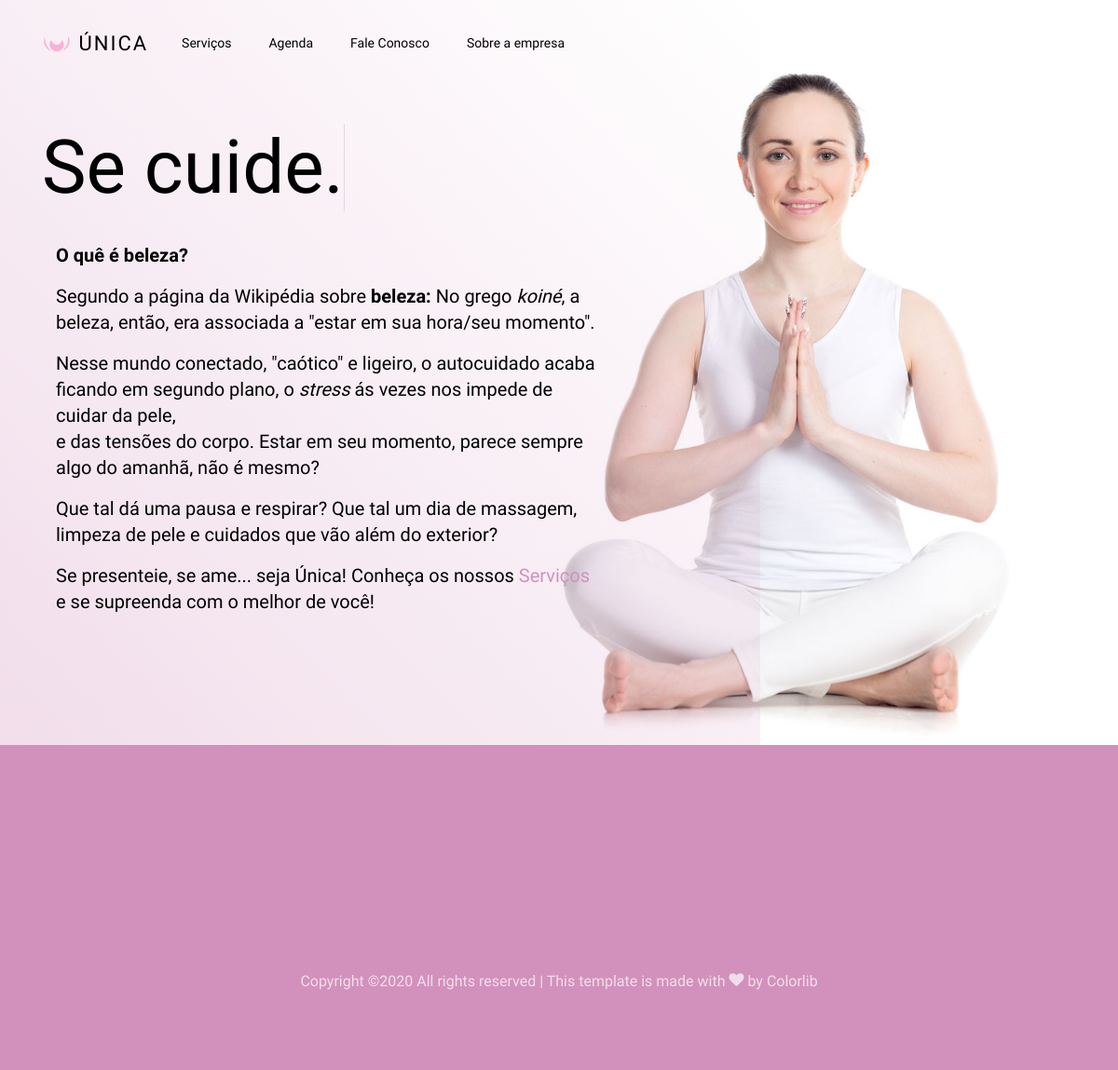
/, run on an earlier commit of the app's database.
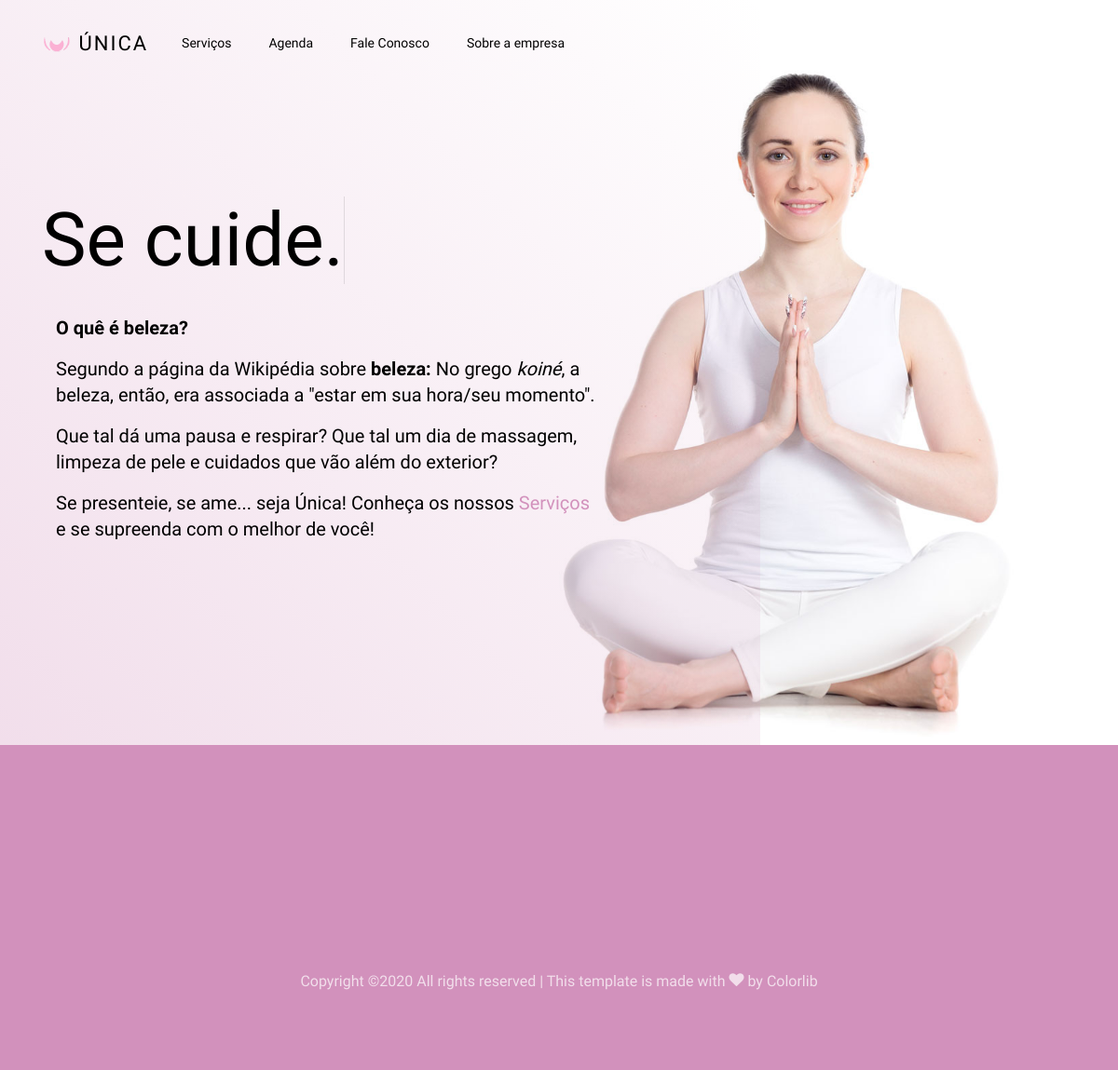
And on a later commit of the database.
### app/models.py (models this page shows, shortened)
class AppTextos(models.Model):
    titulo = models.CharField(max_length=20)
    texto = models.TextField()
    pagina = models.CharField(max_length=20) # Página do site para determinado texto
    class Meta:
        verbose_name="Texto do Site"
        verbose_name_plural="Textos do Site"

### app/views.py (the view)
# urls.py: path('',index,name='index'),
def index(request):
    titulo = AppTextos.objects.get(pagina__startswith='index/').titulo
    texto = AppTextos.objects.get(pagina__startswith='index/').texto
    return render(request,'index.html',{'titulo':titulo,'texto':texto})

### app/templates/index.html (shortened to what this page needs)
{% extends 'base.html' %}
{% load static %}
{% block content %}
<section class="hero-wrap js-fullheight" style="background-image: url({% static 'images/zazen_woman.jpg' %});">
      <div class="overlay">
      </div>
      <div class="container">
        <div class="row no-gutters slider-text js-fullheight align-items-center justify-content-start">
          <div class="col-md-10 ftco-animate">
            <h1 class="typewrite mb-4" data-period="4000" data-type='[ "Se cuide.", "Se ame.", "Seja Única."]'>
            </h1>
            <h5 class="col-md-8">
		<p><b>{{titulo}}</b></p>
		{% autoescape off %}
		  <p>{{texto}}</p>
		{% endautoescape %}
		</div>
          </div>
        </div>
 </section>
{% endblock %}

### app/templates/base.html (shortened to what this page needs)
{% load static %}
<!DOCTYPE html>
<html lang="pt-br">
  <head>
    <link rel="stylesheet" href="{% static 'css/open-iconic-bootstrap.min.css' %}">
    <link rel="stylesheet" href="{% static 'css/animate.css' %}">
    <link rel="stylesheet" href="{% static 'css/owl.carousel.min.css' %}">
    <link rel="stylesheet" href="{% static 'css/owl.theme.default.min.css' %}">
    <link rel="stylesheet" href="{% static 'css/magnific-popup.css' %}">
    <link rel="stylesheet" href="{% static 'css/aos.css' %}">
    <link rel="stylesheet" href="{% static 'css/ionicons.min.css' %}">
    <link rel="stylesheet" href="{% static 'css/bootstrap-datepicker.css' %}">
    <link rel="stylesheet" href="{% static 'css/jquery.timepicker.css' %}">
    <link rel="stylesheet" href="{% static 'css/flaticon.css' %}">
    <link rel="stylesheet" href="{% static 'css/icomoon.css' %}">
    <link rel="stylesheet" href="{% static 'css/style.css' %}">
  </head>
  <body>
  	<nav class="navbar navbar-expand-lg navbar-dark ftco_navbar bg-dark ftco-navbar-light" id="ftco-navbar">
	    <div class="container">
	      <a class="navbar-brand" href="/">
               <img src="{% static "images/flor.png" %}" width="32" height="16" >
                Única
              </a>
	      <div class="collapse navbar-collapse" id="ftco-nav">
          <ul class="navbar-nav mr-auto">
            <li class="nav-item"><a href="/servicos/" class="nav-link"><b>Serviços</b></a></li>
            <li class="nav-item"><a href="/agenda/" class="nav-link"><b>Agenda</b></a></li>
            <li class="nav-item"><a href="#fale-conosco" class="nav-link"><b>Fale Conosco</b></a></li>
            <li class="nav-item"><a href="/sobre/" class="nav-link sobre"><b>Sobre a empresa</b></a></li>
           </ul>
	       </div>
		  </div>
	  </nav>
    {% block content %}
    {% endblock %}
    <footer class="ftco-footer ftco-section img" id="fale-conosco">
      <div class="container">
        <div class="row mb-2">
          <div class="col-lg-3 col-md-6 mb-5 mb-md-5">
            <div class="ftco-footer-widget mb-4">
              <ul class="ftco-footer-social list-unstyled float-md-left float-lft">
              </ul>
            </div>
          </div>
        </div>
        <div class="row">
          <div class="col-md-12 text-center">
            <p align="center">Copyright &copy;<script>document.write(new Date().getFullYear());</script> All rights reserved | This template is made with <i class="icon-heart" aria-hidden="true"></i> by <a href="https://colorlib.com" target="_blank">Colorlib</a>
  </p>
          </div>
        </div>
      </div>
    </footer>
  </body>
</html>

### static/css/icomoon.css (style rules this page uses)
[class^="icon-"], [class*=" icon-"] { font-family: 'icomoon' !important; speak: none; font-style: normal; font-weight: normal; font-variant: normal; text-transform: none; line-height: 1; -webkit-font-smoothing: antialiased; -moz-osx-font-smoothing: grayscale; }
.icon-heart:before { content: "\f004"; }

What changed in the data, as far as the page shows it:
changed AppTextos "O quê é beleza?": texto "…em sua hora/seu momento\". Nesse mundo conectado, \"caótico\" e ligeiro, o autocuidado acaba ficando em segundo plano, o stress ás vezes nos impede de cuidar da pele, e das tensões do corpo. Estar em seu momento, parece sempre algo do amanhã, não é mesmo? Que tal dá uma…" → "…em sua hora/seu momento\". Que tal dá uma…"
